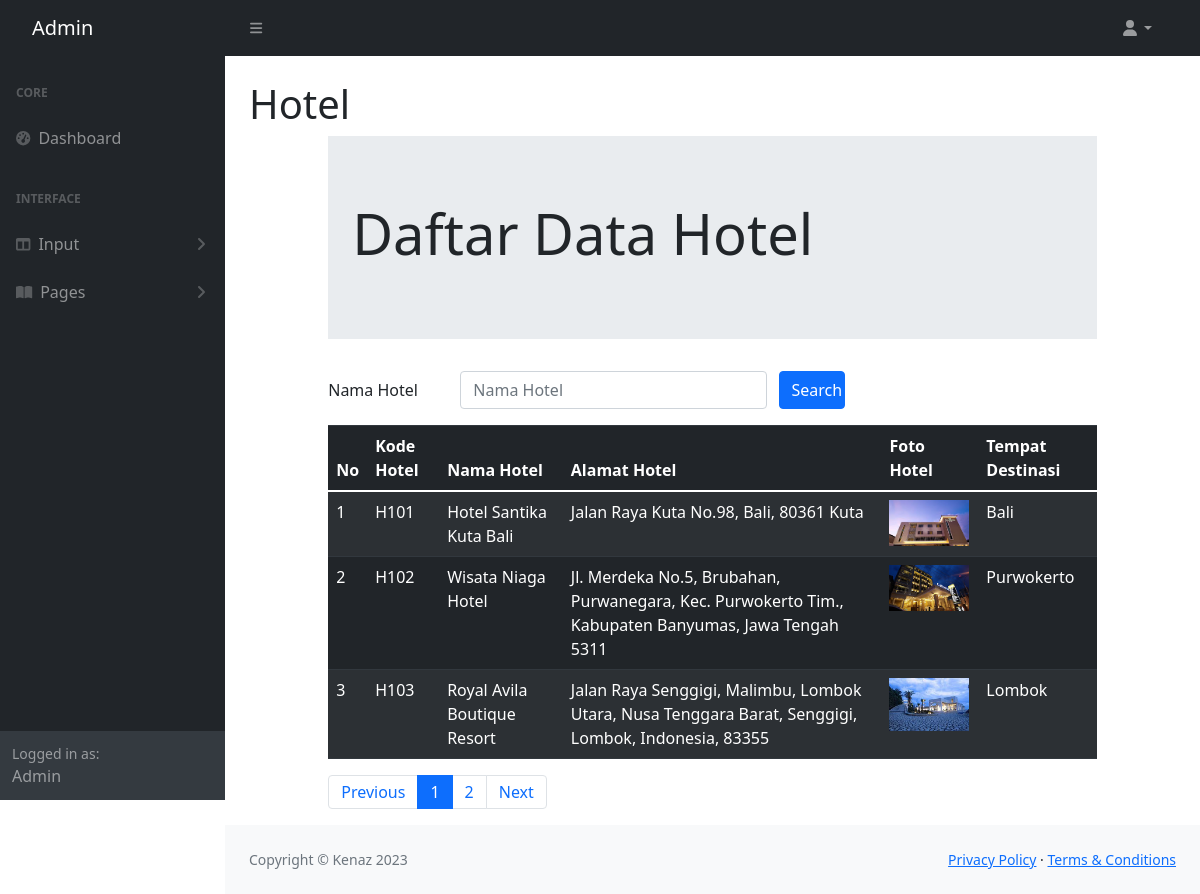
Page /admin/daftarhotel.php on the committed database.
### tables this page shows
CREATE TABLE `hotel` (
  `hotelKODE` char(4) NOT NULL,
  `hotelNAMA` varchar(100) NOT NULL,
  `hotelALAMAT` varchar(100) NOT NULL,
  `hotelFOTO` char(120) NOT NULL,
  `destinasiKODE` char(4) NOT NULL
);

CREATE TABLE `destinasi` (
  `destinasiKODE` char(4) NOT NULL,
  `destinasiNAMA` varchar(120) NOT NULL,
  `destinasiKET` text NOT NULL,
  `destinasiFOTO` char(100) NOT NULL,
  `kategoriKODE` char(4) NOT NULL
);

### admin/daftarhotel.php (the view, shortened to what this page needs)
<!DOCTYPE html>
<html lang="en">
<?php include "INCLUDE/head.php"?>
    <body class="sb-nav-fixed">
        <?php include "INCLUDE/menunav.php"?>
        <div id="layoutSidenav">
            <?php include "INCLUDE/menu.php"?>
            <div id="layoutSidenav_content">
                <main>
                    <div class="container-fluid px-4">
                        <h1 class="mt-4">Hotel</h1>
<head>
	<link rel="stylesheet" href="https://cdn.jsdelivr.net/npm/bootstrap@4.0.0/dist/css/bootstrap.min.css">
  	<link rel="stylesheet" type="text/css" href="https://cdnjs.cloudflare.com/ajax/libs/select2/4.0.3/css/select2.min.css">
	<link rel="stylesheet" type="text/css" href="css/bootstrap.min.css">
</head>
<?php
	include "include/config.php";
?>
<body>
<div class="row">
	<div class="col-sm-1"></div>
	<div class="col-sm-10">
		<div class="jumbotron jumbotron-fluid">
			<div class="container">
				<h1 class="display-4">Daftar Data Hotel</h1>
			</div>
		</div>
		<form method="POST">
            <div class="mb-3 row">
                <label for="Search" class="col-sm-2 col-form-label">Nama Hotel</label>
                <div class="col-sm-5">
                    <input type="text" class="form-control" name="Search" id="Search" placeholder="Nama Hotel"
                    value="<?php if(isset($_POST["Search"])){echo $_POST["Search"];
                    }?>">
                </div>
                <input type="submit" class="col-sm-1 btn btn-primary" value="Search" name="kodehotel">
            </div>
        </form>
	<table class="table table-dark table-striped">
		<thead class="thead-dark">
			<tr>
				<th>No</th>
				<th>Kode Hotel</th>
				<th>Nama Hotel</th>
				<th>Alamat Hotel</th>
				<th>Foto Hotel</th>
                <th>Tempat Destinasi</th>
			</tr>
		</thead>
		<tbody>
                <?php
				$jumlahtampilan = 3;
				$halaman = (isset($_GET['page']))? $_GET['page'] : 1;
				$mulaitampilan = ($halaman - 1) * $jumlahtampilan;
                if(isset($_POST["kodehotel"])){
                    $Search = $_POST["Search"];
                    $query = mysqli_query($connection, "select * from hotel, destinasi where hotel.destinasikode = destinasi.destinasikode AND hotelNAMA like'%".$Search."%';");
                }
                else{
                    $query = mysqli_query($connection, "select * from hotel, destinasi where hotel.destinasikode = destinasi.destinasikode
					limit $mulaitampilan, $jumlahtampilan;");
                }
                $nomor = 1;
                while($row = mysqli_fetch_array($query)){ ?>
				<tr>
					<td><?php echo $mulaitampilan + $nomor;?></td>
					<td><?php echo $row['hotelKODE'];?></td>
					<td><?php echo $row['hotelNAMA'];?></td>
					<td><?php echo $row['hotelALAMAT'];?></td>
					<td>
						<?php if(is_file("images/".$row['hotelFOTO']))
						{ ?>
							<img src="images/<?php echo $row['hotelFOTO']?>" width="80">
						<?php } else
							echo "<img src='images/noimage.png' width='80'>"
						?>
					</td>
                    <td><?php echo $row['destinasiNAMA'];?></td>
				</tr>
			<?php $nomor = $nomor + 1;?>
			<?php }	?>
		</tbody>
	</table>
	<?php
                $query = mysqli_query($connection, "SELECT * FROM hotel");
                $jumlahrecord = mysqli_num_rows($query);
                $jumlahpage = ceil($jumlahrecord / $jumlahtampilan);
            ?>
            <nav aria-label="Page navigation example">
            <ul class="pagination">
                <li class="page-item"><a class="page-link" href="?page=<?php $nomorhal=1;
                echo $nomorhal?>">Previous</a></li>
                <?php for($nomorhal=1; $nomorhal<=$jumlahpage; $nomorhal++){ ?>
                <li class="page-item">
                    <?php if($nomorhal!=$halaman) {?>
                        <a class="page-link" href="?page=<?php echo $nomorhal ?>"><?php echo $nomorhal ?></a>
                    <?php } else{ ?>
						<li class="page-item active" aria-current="page">
                    		<a class="page-link" href="?page=<?php echo $nomorhal;?>"><?php echo $nomorhal ?></a>
						</li>
                    <?php } ?>
                </li>
                <?php } ?>
                <li class="page-item"><a class="page-link" href="?page=<?php echo $nomorhal - 1; ?>">Next</a></li>
            </ul>
            </nav>
	</div>
	<div class="col-sm-1"></div>
</body>
</main>
                <?php include "INCLUDE/footer.php"?>
            </div>
        </div>
</html>

### admin/include/head.php (shortened to what this page needs)
<head>
        <link href="https://cdn.jsdelivr.net/npm/simple-datatables@7.1.2/dist/style.min.css" rel="stylesheet" />
        <link href="css/styles.css" rel="stylesheet" />
</head>

### admin/include/menunav.php (shortened to what this page needs)
<nav class="sb-topnav navbar navbar-expand navbar-dark bg-dark">
<a class="navbar-brand ps-3" href="index.html">Admin</a>
<button class="btn btn-link btn-sm order-1 order-lg-0 me-4 me-lg-0" id="sidebarToggle" href="#!"><i class="fas fa-bars"></i></button>
<ul class="navbar-nav ms-auto ms-md-0 me-3 me-lg-4">
    <li class="nav-item dropdown">
        <a class="nav-link dropdown-toggle" id="navbarDropdown" href="#" role="button" data-bs-toggle="dropdown" aria-expanded="false"><i class="fas fa-user fa-fw"></i></a>
    </li>
</ul>
</nav>

### admin/include/menu.php (shortened to what this page needs)
<div id="layoutSidenav_nav">
                <nav class="sb-sidenav accordion sb-sidenav-dark" id="sidenavAccordion">
                    <div class="sb-sidenav-menu">
                        <div class="nav">
                            <div class="sb-sidenav-menu-heading">Core</div>
                            <a class="nav-link" href="dashboardadmin.php">
                                <div class="sb-nav-link-icon"><i class="fas fa-tachometer-alt"></i></div>
                                Dashboard
                            </a>
                            <div class="sb-sidenav-menu-heading">Interface</div>
                            <a class="nav-link collapsed" href="#" data-bs-toggle="collapse" data-bs-target="#collapseLayouts" aria-expanded="false" aria-controls="collapseLayouts">
                                <div class="sb-nav-link-icon"><i class="fas fa-columns"></i></div>
                                Input
                                <div class="sb-sidenav-collapse-arrow"><i class="fas fa-angle-down"></i></div>
                            </a>
                            <a class="nav-link collapsed" href="#" data-bs-toggle="collapse" data-bs-target="#collapsePages" aria-expanded="false" aria-controls="collapsePages">
                                <div class="sb-nav-link-icon"><i class="fas fa-book-open"></i></div>
                                Pages
                                <div class="sb-sidenav-collapse-arrow"><i class="fas fa-angle-down"></i></div>
                            </a>
                        </div>
                    </div>
                    <div class="sb-sidenav-footer">
                        <div class="small">Logged in as:</div>
                        Admin
                    </div>
                </nav>
            </div>

### admin/include/footer.php
<footer class="py-4 bg-light mt-auto">
                    <div class="container-fluid px-4">
                        <div class="d-flex align-items-center justify-content-between small">
                            <div class="text-muted">Copyright &copy; Kenaz 2023</div>
                            <div>
                                <a href="#">Privacy Policy</a>
                                &middot;
                                <a href="#">Terms &amp; Conditions</a>
                            </div>
                        </div>
                    </div>
                </footer>

### rows in the picture
hotel: hotelKODE "H101", hotelNAMA "Hotel Santika Kuta Bali", hotelALAMAT "Jalan Raya Kuta No.98, Bali, 80361 Kuta", hotelFOTO (picture), destinasi.destinasiNAMA "Bali"
hotel: nomor "2", hotelKODE "H102", hotelNAMA "Wisata Niaga Hotel", hotelALAMAT "Jl. Merdeka No.5, Brubahan, Purwanegara, Kec. Purwokerto Tim., Kabupaten Banyumas, Jawa Tengah 5311", hotelFOTO (picture), destinasi.destinasiNAMA "Purwokerto"
hotel: nomor "3", hotelKODE "H103", hotelNAMA "Royal Avila Boutique Resort", hotelALAMAT "Jalan Raya Senggigi, Malimbu, Lombok Utara, Nusa Tenggara Barat, Senggigi, Lombok, Indonesia, 83355", hotelFOTO (picture), destinasi.destinasiNAMA "Lombok"
